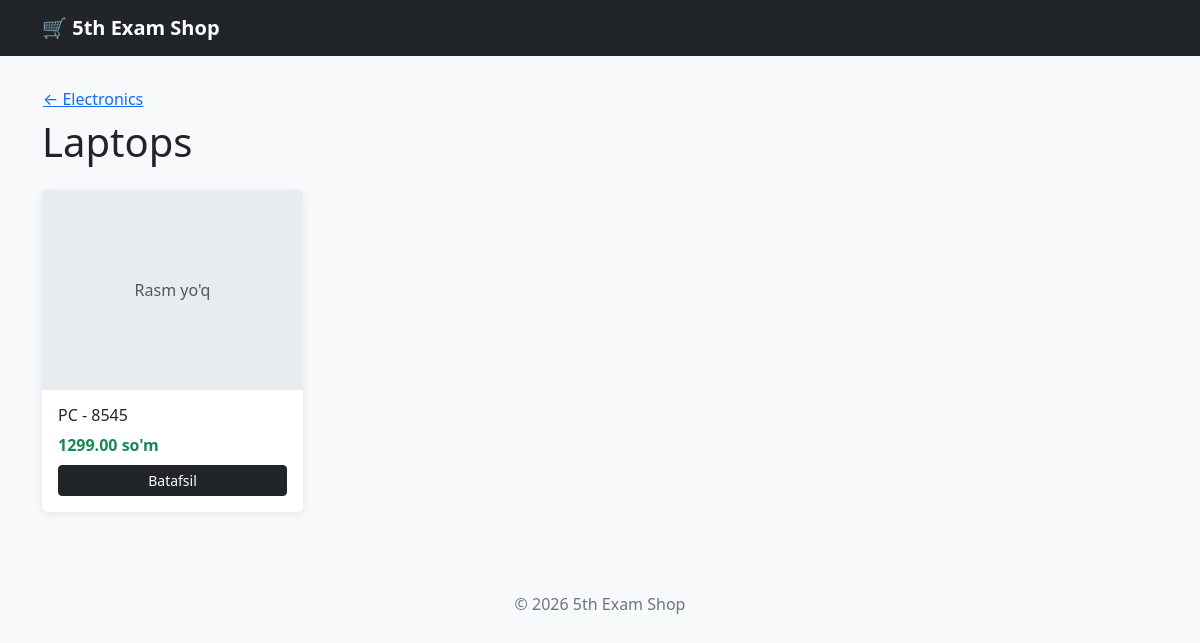
/products/subcategory/1/, run on the app's committed database.
### products/models.py (models this page shows, shortened)
class Subcategory(models.Model):
    name = models.CharField(max_length=100)
    category = models.ForeignKey(Category, on_delete=models.CASCADE, related_name='subcategories')
    class Meta:
        verbose_name_plural = "Subcategories"

class Category(models.Model):
    name = models.CharField(max_length=100, unique=True)
    class Meta:
        verbose_name_plural = "Categories"

class Product(models.Model):
    name = models.CharField(max_length=100)
    desc = models.CharField(max_length=500, null=True, blank=True)
    price = models.DecimalField(max_digits=20, decimal_places=2)
    quantity = models.IntegerField(default=0)
    is_active = models.BooleanField(default=True)
    image = models.ImageField(upload_to='products/', null=True, blank=True)
    subcategory = models.ForeignKey(Subcategory, on_delete=models.CASCADE, related_name='products', null=True, blank=True)
    created_at = models.DateTimeField(auto_now_add=True)

### products/views.py (the view)
# urls.py: path('subcategory/<int:subcategory_id>/', ProductListView.as_view(), name='product-list'),
class ProductListView(View):
    def get(self, request, subcategory_id):
        subcategory = get_object_or_404(Subcategory, id=subcategory_id)
        products = subcategory.products.filter(is_active=True)
        return render(request, 'products/product-list.html', {
            'subcategory': subcategory,
            'products': products,
        })

### templates/products/product-list.html (shortened to what this page needs)
{% extends 'base.html' %}
{% block content %}
    <a href="{% url 'subcategory-list' subcategory.category.id %}" class="btn btn-link ps-0">&larr; {{ subcategory.category.name }}</a>
    <h1 class="mb-4">{{ subcategory.name }}</h1>
    <div class="row g-4">
        {% for product in products %}
            <div class="col-md-3">
                <div class="card h-100">
                    {% if product.image %}
                        <img src="{{ product.image.url }}" class="card-img-top" alt="{{ product.name }}">
                    {% else %}
                        <div class="card-img-top d-flex align-items-center justify-content-center text-muted">Rasm yo'q</div>
                    {% endif %}
                    <div class="card-body d-flex flex-column">
                        <h6 class="card-title">{{ product.name }}</h6>
                        <p class="price-tag mb-2">{{ product.price }} so'm</p>
                        <a href="{% url 'product-detail' product.pk %}" class="btn btn-dark btn-sm mt-auto">Batafsil</a>
                    </div>
                </div>
            </div>
        {% empty %}
            <p>Bu subkategoriyada productlar yo'q.</p>
        {% endfor %}
    </div>
{% endblock %}

### templates/base.html (style rules this page uses)
body { background-color: #f8f9fa; }
.card { transition: transform .15s ease; border: none; box-shadow: 0 2px 8px rgba(0,0,0,.08); }
.card-img-top { height: 200px; object-fit: cover; background: #e9ecef; }
.price-tag { font-weight: 700; color: #198754; }

### data on the page
Subcategory: category.name "Electronics", name "Laptops"
Product: image "Rasm yo'q", name "PC - 8545", price "1299.00"
